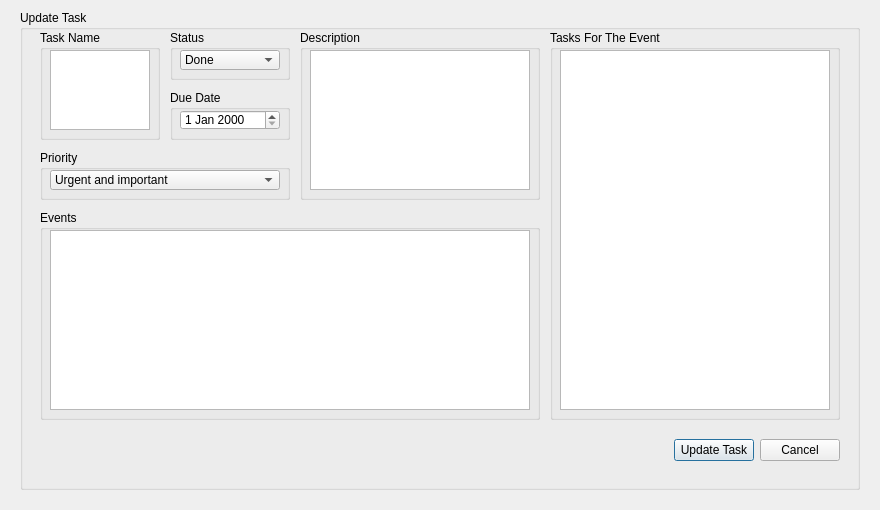
<?xml version="1.0" encoding="UTF-8"?>
<ui version="4.0">
 <class>TasksUpdateWindow</class>
 <widget class="QDialog" name="TasksUpdateWindow">
  <property name="geometry">
   <rect>
    <x>0</x>
    <y>0</y>
    <width>880</width>
    <height>510</height>
   </rect>
  </property>
  <property name="minimumSize">
   <size>
    <width>880</width>
    <height>510</height>
   </size>
  </property>
  <property name="maximumSize">
   <size>
    <width>880</width>
    <height>510</height>
   </size>
  </property>
  <property name="windowTitle">
   <string>Dialog</string>
  </property>
  <widget class="QGroupBox" name="UpdateTaskGroupBox">
   <property name="geometry">
    <rect>
     <x>20</x>
     <y>10</y>
     <width>840</width>
     <height>480</height>
    </rect>
   </property>
   <property name="title">
    <string>Update Task</string>
   </property>
   <widget class="QGroupBox" name="TaskName">
    <property name="geometry">
     <rect>
      <x>20</x>
      <y>20</y>
      <width>120</width>
      <height>110</height>
     </rect>
    </property>
    <property name="title">
     <string>Task Name</string>
    </property>
    <widget class="QPlainTextEdit" name="TaskNamePlainTextEdit">
     <property name="geometry">
      <rect>
       <x>10</x>
       <y>20</y>
       <width>100</width>
       <height>80</height>
      </rect>
     </property>
    </widget>
   </widget>
   <widget class="QGroupBox" name="DescriptionGroupBox">
    <property name="geometry">
     <rect>
      <x>280</x>
      <y>20</y>
      <width>240</width>
      <height>170</height>
     </rect>
    </property>
    <property name="title">
     <string>Description</string>
    </property>
    <widget class="QPlainTextEdit" name="DescriptionPlainTextEdit">
     <property name="geometry">
      <rect>
       <x>10</x>
       <y>20</y>
       <width>220</width>
       <height>140</height>
      </rect>
     </property>
    </widget>
   </widget>
   <widget class="QGroupBox" name="DueDateGroupBox">
    <property name="geometry">
     <rect>
      <x>150</x>
      <y>80</y>
      <width>120</width>
      <height>50</height>
     </rect>
    </property>
    <property name="title">
     <string>Due Date</string>
    </property>
    <widget class="QDateEdit" name="DueDateDateEdit">
     <property name="geometry">
      <rect>
       <x>10</x>
       <y>20</y>
       <width>100</width>
       <height>20</height>
      </rect>
     </property>
    </widget>
   </widget>
   <widget class="QGroupBox" name="PriorityGroupBox">
    <property name="geometry">
     <rect>
      <x>20</x>
      <y>140</y>
      <width>250</width>
      <height>50</height>
     </rect>
    </property>
    <property name="title">
     <string>Priority</string>
    </property>
    <widget class="QComboBox" name="PriorityComboBox">
     <property name="geometry">
      <rect>
       <x>10</x>
       <y>20</y>
       <width>230</width>
       <height>20</height>
      </rect>
     </property>
     <item>
      <property name="text">
       <string>Urgent and important</string>
      </property>
     </item>
     <item>
      <property name="text">
       <string>Not urgent, but important</string>
      </property>
     </item>
     <item>
      <property name="text">
       <string>Urgent, but not important</string>
      </property>
     </item>
     <item>
      <property name="text">
       <string>Not urgent and not important</string>
      </property>
     </item>
    </widget>
   </widget>
   <widget class="QGroupBox" name="StatusGroupBox">
    <property name="geometry">
     <rect>
      <x>150</x>
      <y>20</y>
      <width>120</width>
      <height>50</height>
     </rect>
    </property>
    <property name="title">
     <string>Status</string>
    </property>
    <widget class="QComboBox" name="StatusComboBox">
     <property name="geometry">
      <rect>
       <x>10</x>
       <y>20</y>
       <width>100</width>
       <height>20</height>
      </rect>
     </property>
     <item>
      <property name="text">
       <string>Done</string>
      </property>
     </item>
     <item>
      <property name="text">
       <string>In process</string>
      </property>
     </item>
     <item>
      <property name="text">
       <string>Waiting</string>
      </property>
     </item>
    </widget>
   </widget>
   <widget class="QGroupBox" name="EventsGroupBox">
    <property name="geometry">
     <rect>
      <x>20</x>
      <y>200</y>
      <width>500</width>
      <height>210</height>
     </rect>
    </property>
    <property name="title">
     <string>Events</string>
    </property>
    <widget class="QTableView" name="EventsTableView">
     <property name="geometry">
      <rect>
       <x>10</x>
       <y>20</y>
       <width>480</width>
       <height>180</height>
      </rect>
     </property>
    </widget>
   </widget>
   <widget class="QWidget" name="horizontalLayoutWidget">
    <property name="geometry">
     <rect>
      <x>20</x>
      <y>420</y>
      <width>800</width>
      <height>40</height>
     </rect>
    </property>
    <layout class="QHBoxLayout" name="HorizontalLayout">
     <item>
      <spacer name="HorizontalSpacer">
       <property name="orientation">
        <enum>Qt::Horizontal</enum>
       </property>
       <property name="sizeHint" stdset="0">
        <size>
         <width>40</width>
         <height>20</height>
        </size>
       </property>
      </spacer>
     </item>
     <item>
      <widget class="QPushButton" name="UpdateTaskButton">
       <property name="text">
        <string>Update Task</string>
       </property>
      </widget>
     </item>
     <item>
      <widget class="QPushButton" name="CancelButton">
       <property name="text">
        <string>Cancel</string>
       </property>
      </widget>
     </item>
    </layout>
   </widget>
   <widget class="QGroupBox" name="TasksForTheEventGroupBox">
    <property name="geometry">
     <rect>
      <x>530</x>
      <y>20</y>
      <width>290</width>
      <height>390</height>
     </rect>
    </property>
    <property name="title">
     <string>Tasks For The Event </string>
    </property>
    <widget class="QTableView" name="TasksForTheEventTableView">
     <property name="geometry">
      <rect>
       <x>10</x>
       <y>20</y>
       <width>270</width>
       <height>360</height>
      </rect>
     </property>
    </widget>
   </widget>
  </widget>
 </widget>
 <resources/>
 <connections/>
</ui>
